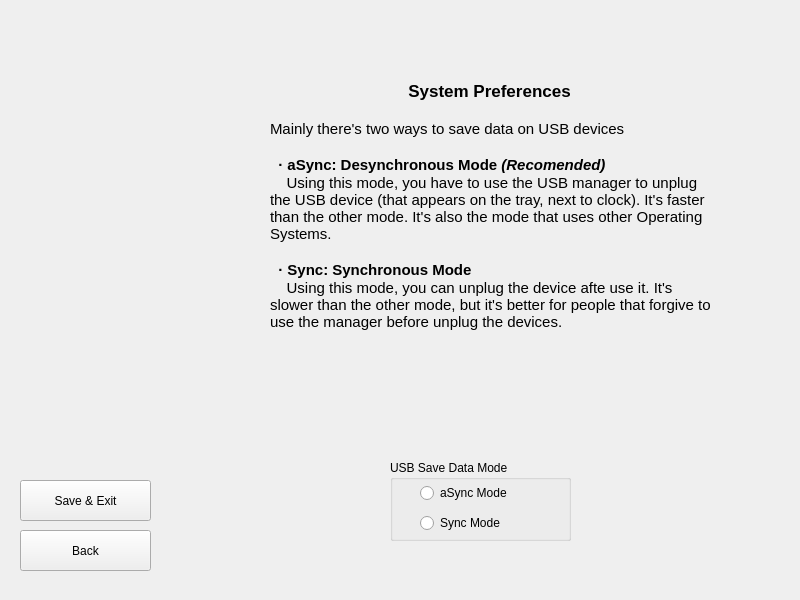
<ui version="4.0" >
 <class>FormPreferencies</class>
 <widget class="QWidget" name="FormPreferencies" >
  <property name="geometry" >
   <rect>
    <x>0</x>
    <y>0</y>
    <width>800</width>
    <height>600</height>
   </rect>
  </property>
  <property name="minimumSize" >
   <size>
    <width>800</width>
    <height>600</height>
   </size>
  </property>
  <property name="windowTitle" >
   <string>Form</string>
  </property>
  <widget class="QLabel" name="label_2" >
   <property name="geometry" >
    <rect>
     <x>-1</x>
     <y>0</y>
     <width>800</width>
     <height>600</height>
    </rect>
   </property>
   <property name="minimumSize" >
    <size>
     <width>800</width>
     <height>600</height>
    </size>
   </property>
   <property name="text" >
    <string/>
   </property>
   <property name="pixmap" >
    <pixmap>../../../../../usr/share/kademar/utils/cadi/img/bg/cadi.png</pixmap>
   </property>
   <property name="scaledContents" >
    <bool>true</bool>
   </property>
  </widget>
  <widget class="QStackedWidget" name="pageWidget" >
   <property name="geometry" >
    <rect>
     <x>240</x>
     <y>70</y>
     <width>491</width>
     <height>481</height>
    </rect>
   </property>
   <property name="currentIndex" >
    <number>0</number>
   </property>
   <widget class="QWidget" name="software" >
    <widget class="QLabel" name="label_4" >
     <property name="geometry" >
      <rect>
       <x>19</x>
       <y>10</y>
       <width>461</width>
       <height>21</height>
      </rect>
     </property>
     <property name="font" >
      <font>
       <pointsize>13</pointsize>
       <weight>75</weight>
       <bold>true</bold>
      </font>
     </property>
     <property name="text" >
      <string>System Preferences</string>
     </property>
     <property name="alignment" >
      <set>Qt::AlignCenter</set>
     </property>
    </widget>
    <widget class="QLabel" name="label" >
     <property name="geometry" >
      <rect>
       <x>30</x>
       <y>50</y>
       <width>441</width>
       <height>331</height>
      </rect>
     </property>
     <property name="text" >
      <string>&lt;!DOCTYPE HTML PUBLIC "-//W3C//DTD HTML 4.0//EN" "http://www.w3.org/TR/REC-html40/strict.dtd">
&lt;html>&lt;head>&lt;meta name="qrichtext" content="1" />&lt;style type="text/css">
p, li { white-space: pre-wrap; }
&lt;/style>&lt;/head>&lt;body style=" font-family:'Sans Serif'; font-size:11pt; font-weight:400; font-style:normal;">
&lt;p style=" margin-top:0px; margin-bottom:0px; margin-left:0px; margin-right:0px; -qt-block-indent:0; text-indent:0px;">Mainly there's two ways to save data on USB devices&lt;/p>
&lt;p style="-qt-paragraph-type:empty; margin-top:0px; margin-bottom:0px; margin-left:0px; margin-right:0px; -qt-block-indent:0; text-indent:0px;">&lt;/p>
&lt;p style=" margin-top:0px; margin-bottom:0px; margin-left:0px; margin-right:0px; -qt-block-indent:0; text-indent:0px;">&lt;span style=" font-weight:600;">  · aSync: Desynchronous Mode &lt;/span>&lt;span style=" font-weight:600; font-style:italic;">(Recomended)&lt;/span>&lt;/p>
&lt;p style=" margin-top:0px; margin-bottom:0px; margin-left:0px; margin-right:0px; -qt-block-indent:0; text-indent:0px;">    Using this mode, you have to use the USB manager to unplug the USB device (that appears on the tray, next to clock). It's faster than the other mode. It's also the mode that uses other Operating Systems.&lt;/p>
&lt;p style="-qt-paragraph-type:empty; margin-top:0px; margin-bottom:0px; margin-left:0px; margin-right:0px; -qt-block-indent:0; text-indent:0px;">&lt;/p>
&lt;p style=" margin-top:0px; margin-bottom:0px; margin-left:0px; margin-right:0px; -qt-block-indent:0; text-indent:0px;">&lt;span style=" font-weight:600;">  · Sync: Synchronous Mode&lt;/span>&lt;/p>
&lt;p style=" margin-top:0px; margin-bottom:0px; margin-left:0px; margin-right:0px; -qt-block-indent:0; text-indent:0px;">    Using this mode, you can unplug the device afte use it. It's slower than the other mode, but it's better for people that forgive to use the manager before unplug the devices.&lt;/p>&lt;/body>&lt;/html></string>
     </property>
     <property name="alignment" >
      <set>Qt::AlignLeading|Qt::AlignLeft|Qt::AlignTop</set>
     </property>
     <property name="wordWrap" >
      <bool>true</bool>
     </property>
    </widget>
    <widget class="QGroupBox" name="groupBox" >
     <property name="geometry" >
      <rect>
       <x>150</x>
       <y>390</y>
       <width>181</width>
       <height>81</height>
      </rect>
     </property>
     <property name="title" >
      <string>USB Save Data Mode</string>
     </property>
     <widget class="QRadioButton" name="rb_async" >
      <property name="geometry" >
       <rect>
        <x>30</x>
        <y>20</y>
        <width>131</width>
        <height>26</height>
       </rect>
      </property>
      <property name="text" >
       <string>aSync Mode</string>
      </property>
     </widget>
     <widget class="QRadioButton" name="rb_sync" >
      <property name="geometry" >
       <rect>
        <x>30</x>
        <y>50</y>
        <width>131</width>
        <height>26</height>
       </rect>
      </property>
      <property name="text" >
       <string>Sync Mode</string>
      </property>
     </widget>
    </widget>
   </widget>
  </widget>
  <widget class="QLabel" name="label_3" >
   <property name="geometry" >
    <rect>
     <x>20</x>
     <y>10</y>
     <width>90</width>
     <height>90</height>
    </rect>
   </property>
   <property name="text" >
    <string/>
   </property>
   <property name="pixmap" >
    <pixmap>../../../../../usr/share/kademar/utils/cadi/img/kademar.png</pixmap>
   </property>
   <property name="scaledContents" >
    <bool>true</bool>
   </property>
  </widget>
  <widget class="QPushButton" name="b_sortir" >
   <property name="geometry" >
    <rect>
     <x>20</x>
     <y>530</y>
     <width>131</width>
     <height>41</height>
    </rect>
   </property>
   <property name="text" >
    <string>Back</string>
   </property>
   <property name="icon" >
    <iconset>
     <normaloff>../../../../../usr/share/kademar/utils/cadi/img/enrera.png</normaloff>../../../../../usr/share/kademar/utils/cadi/img/enrera.png</iconset>
   </property>
  </widget>
  <widget class="QPushButton" name="b_SaX" >
   <property name="geometry" >
    <rect>
     <x>20</x>
     <y>480</y>
     <width>131</width>
     <height>41</height>
    </rect>
   </property>
   <property name="text" >
    <string>Save &amp;&amp; Exit</string>
   </property>
   <property name="icon" >
    <iconset>
     <normaloff>../../../../../usr/share/kademar/utils/cadi/img/enrera.png</normaloff>../../../../../usr/share/kademar/utils/cadi/img/enrera.png</iconset>
   </property>
  </widget>
 </widget>
 <resources/>
 <connections/>
</ui>
